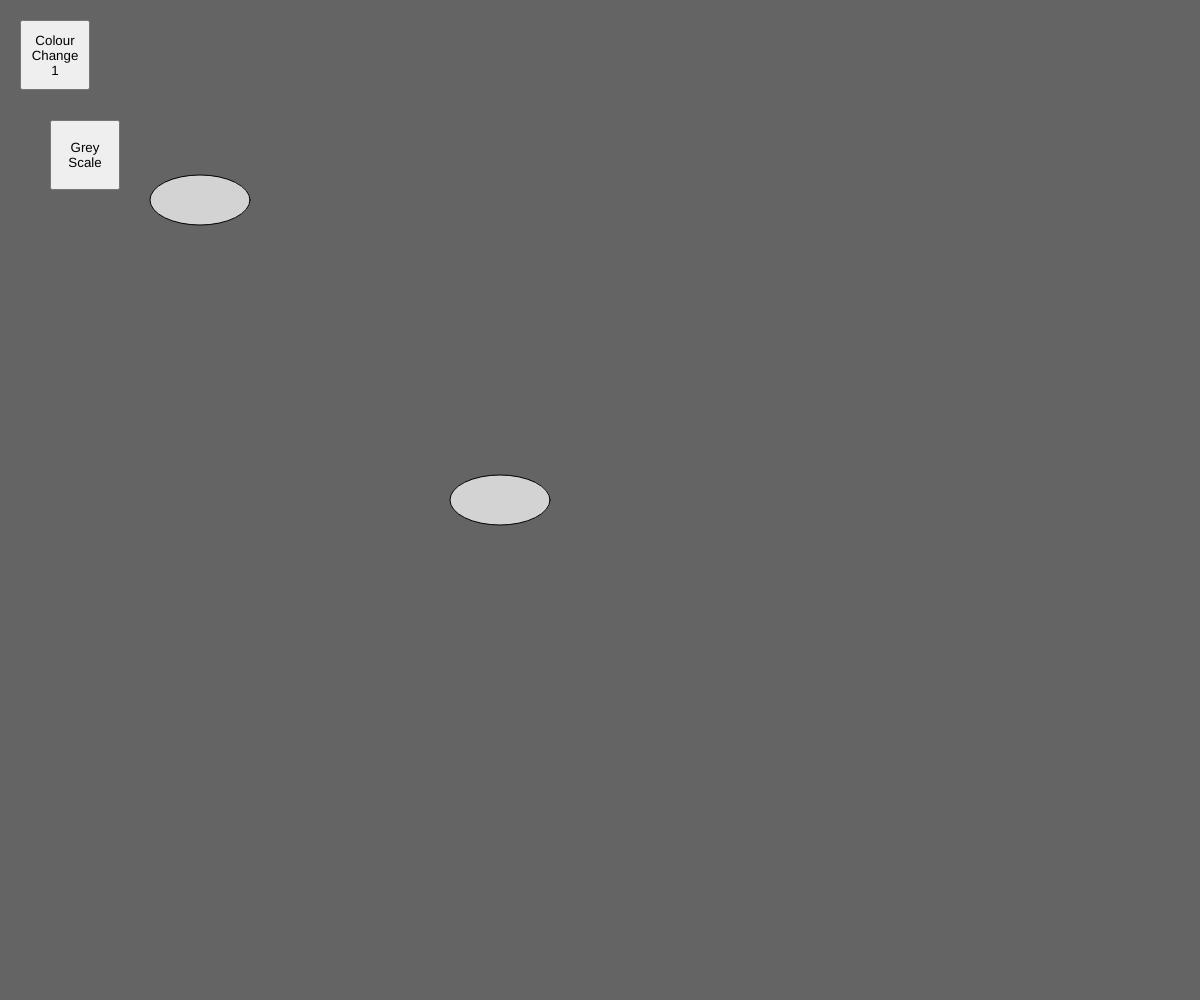
Frame 1 (no input)
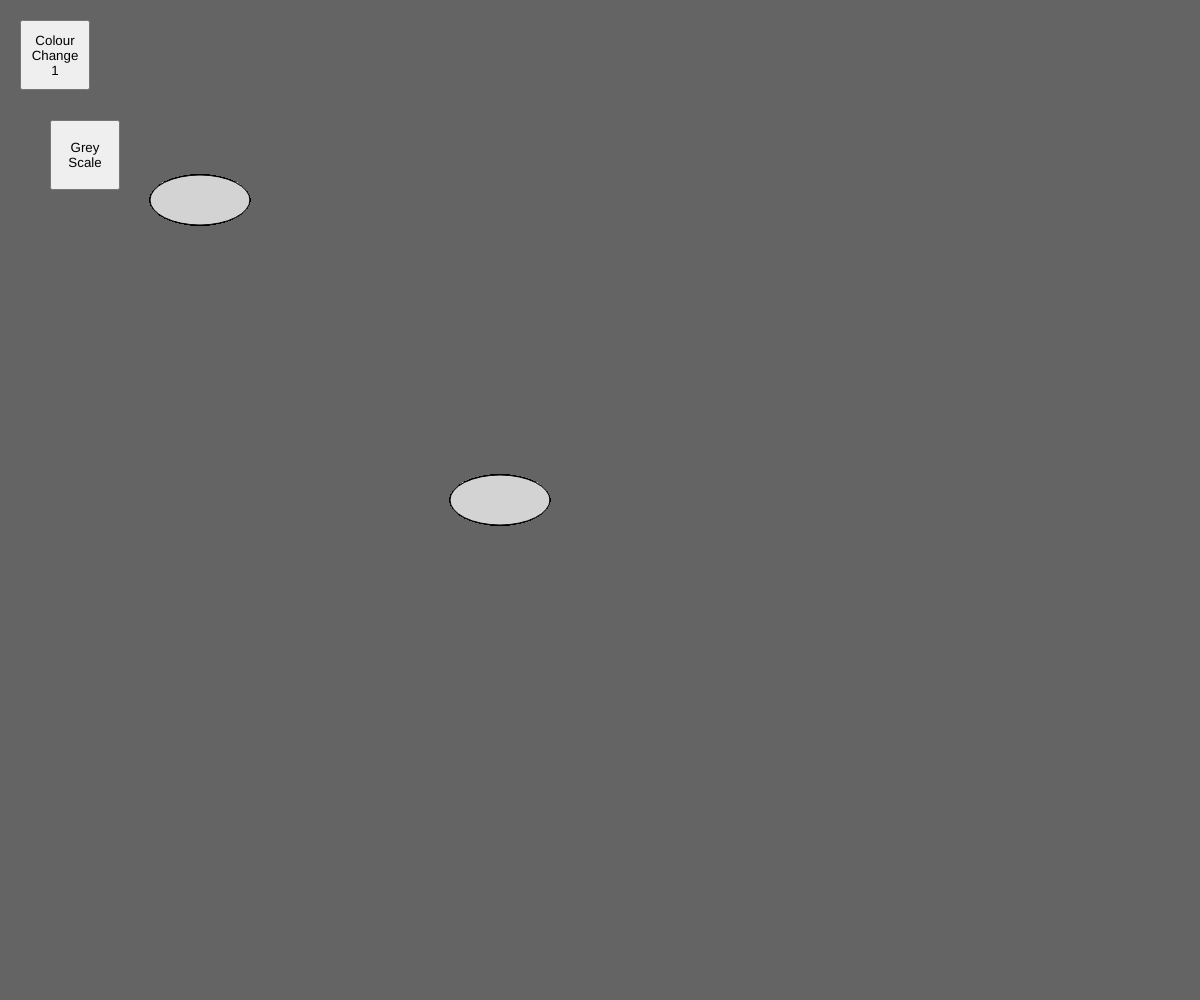
Frame 60 (no input)
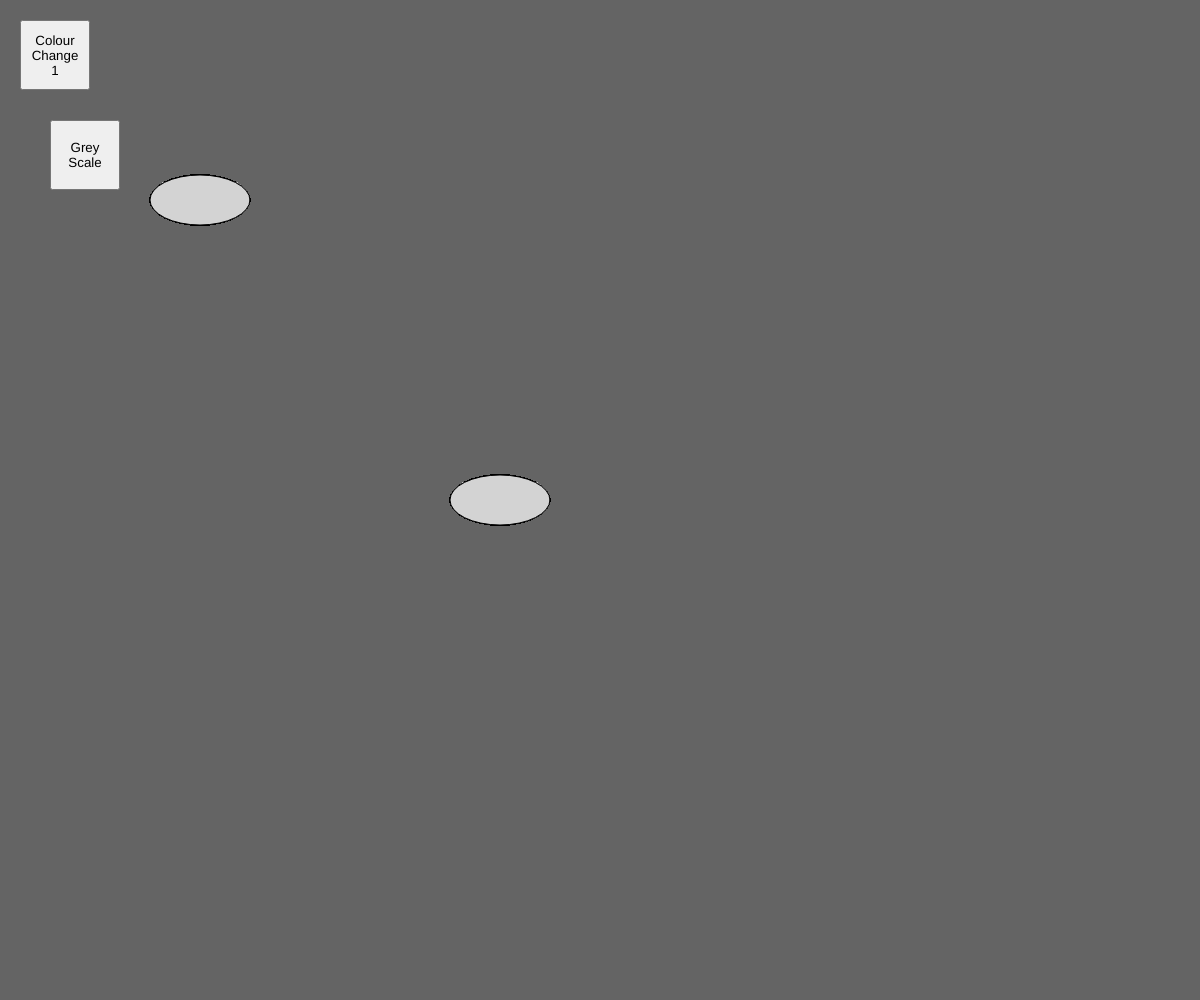
Frame 120 (the mouse pressed at the canvas centre since frame 60)

The p5.js sketch that drew these frames (run headless with seeded random() and noise() and a simulated clock; from frame 60 on, the mouse is pressed at the canvas centre):

// p5.js sketch
// ── sketch.js
var grey = 1
var mycolor = (205,56,211)
function setup() {
	createCanvas(windowWidth, windowHeight);
	background(100);
  GA = createButton('Colour Change 1');
  GA.position(20, 20);
	GA.size(70,70);
  GA.mousePressed(ChangeColour);
  Gb = createButton('Grey Scale');
  Gb.position(50,120);
	Gb.size(70,70);
  Gb.mousePressed(Changegrey);

}

function draw() {
	fill(mycolor);
  ellipse(200,200,100,50);
	ellipse(500,500,100,50);

}

function ChangeColour(){
	if(grey){
  mycolor = color(random(255), random(255),random(255))}
	else{
	mycolor = color(random(255))}
	
}

function Changegrey(){
	if (grey == true){
		grey = false; 
	} else {
		grey = true;
	}
}
